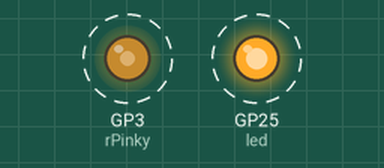
This program was run on a simulated Raspberry Pi Pico running CircuitPython. Shown: output pins drawn as LEDs (lit = HIGH). Dashed ring = blinking.

Above: at 0.05 s.
Timing chart, 0 to 4.6 s (numbered marks = the images above):
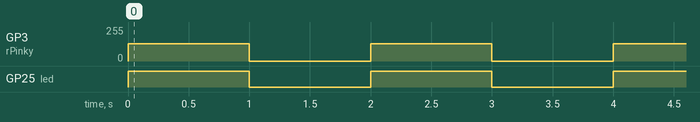

The program:

code.py
```python
from pwmio import PWMOut
import board
import time
import digitalio

led = digitalio.DigitalInOut(board.LED)
led.direction = digitalio.Direction.OUTPUT

rPinky = PWMOut(pin=board.GP3, frequency=250, duty_cycle=0, variable_frequency=False)

while True:
    rPinky.duty_cycle=32768
    led.value = True
    time.sleep(1)
    rPinky.duty_cycle=0
    led.value = False
    time.sleep(1)
```

Measured:
- by itself, GP3 (rPinky): alternates 128/255 for 1.0 s and 0/255 for 1.0 s
- by itself, GP25 (led): alternates HIGH for 1.0 s and LOW for 1.0 s
